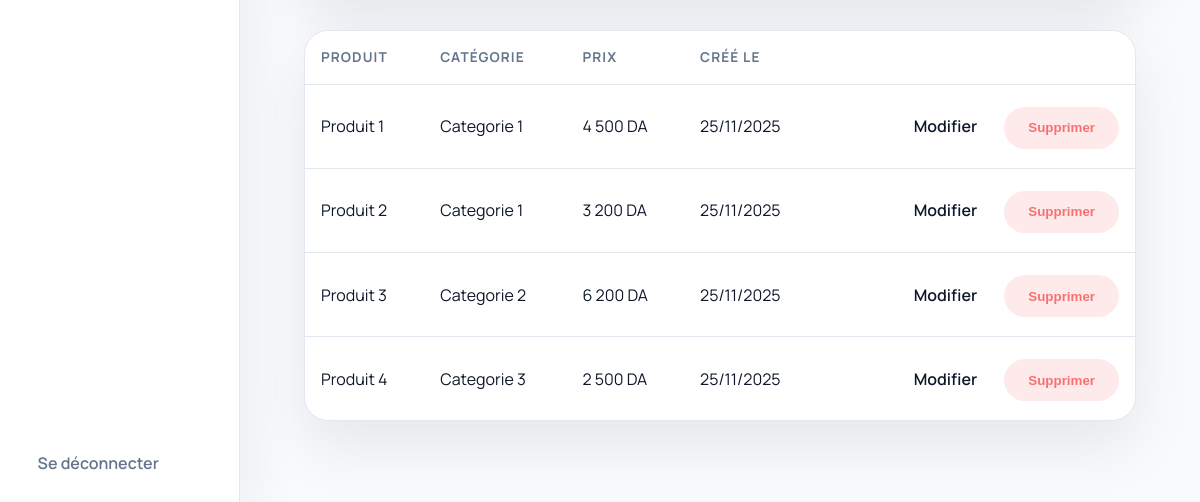
The page /admin/products.php (signed in, lower part) on the database as committed earlier.
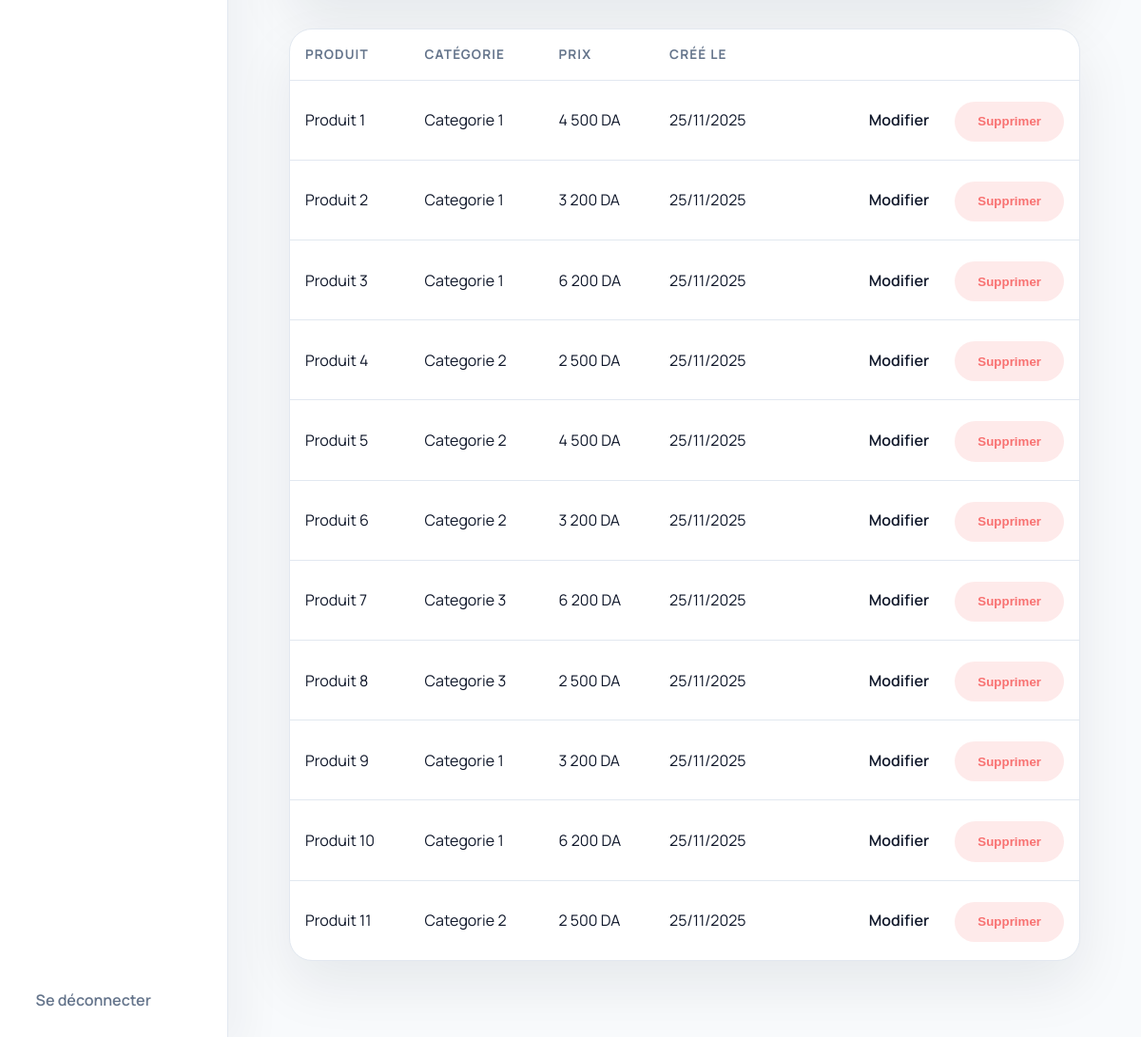
The same page on the database as committed later.
### tables this page shows
CREATE TABLE IF NOT EXISTS products (
  id INT AUTO_INCREMENT PRIMARY KEY,
  category_id INT NULL,
  name VARCHAR(255) NOT NULL,
  price DECIMAL(10,2) NOT NULL,
  image VARCHAR(255),
  description TEXT,
  created_at TIMESTAMP DEFAULT CURRENT_TIMESTAMP,
  FOREIGN KEY (category_id) REFERENCES categories(id) ON DELETE SET NULL
);

CREATE TABLE IF NOT EXISTS categories (
  id INT AUTO_INCREMENT PRIMARY KEY,
  name VARCHAR(150) NOT NULL
);

### private/config.php (called while the page is built, shortened)
<?php
function sanitize(string $value): string
{
    return htmlspecialchars($value, ENT_QUOTES, 'UTF-8');
}

### admin/products.php (the view, shortened to what this page needs)
<?php
require __DIR__ . '/includes/header.php';
$res = $connection->query('SELECT p.*, c.name AS category_name FROM products p LEFT JOIN categories c ON c.id = p.category_id ORDER BY p.created_at DESC');
$products = $res ? $res->fetch_all(MYSQLI_ASSOC) : [];
?>
<section class="dashboard">
    <div class="table-card">
        <table>
            <thead>
                <tr>
                    <th>Produit</th>
                    <th>Catégorie</th>
                    <th>Prix</th>
                    <th>Créé le</th>
                    <th></th>
                </tr>
            </thead>
            <tbody>
                <?php if (empty($products)): ?>
                    <tr>
                        <td colspan="5" class="empty-state">Aucune référence pour le moment.</td>
                    </tr>
                <?php else: ?>
                    <?php foreach ($products as $product): ?>
                        <tr>
                            <td><?= sanitize($product['name']); ?></td>
                            <td><?= sanitize($product['category_name'] ?? '—'); ?></td>
                            <td><?= number_format((float) $product['price'], 0, ',', ' '); ?> DA</td>
                            <td><?= sanitize(date('d/m/Y', strtotime($product['created_at']))); ?></td>
                            <td style="text-align: right;">
                                <a class="btn" href="products.php?edit=<?= (int) $product['id']; ?>">Modifier</a>
                                <form method="post" style="display: inline;"
                                    onsubmit="return confirm('Supprimer ce produit ?');">
                                    <button class="btn" type="submit"
                                        style="background: rgba(248,113,113,0.15); color: #f87171;">Supprimer</button>
                                </form>
                            </td>
                        </tr>
                    <?php endforeach; ?>
                <?php endif; ?>
            </tbody>
        </table>
    </div>
</section>
<?php require __DIR__ . '/includes/footer.php'; ?>

Rows that differ between the two databases and show on the page:
changed products "Produit 3": category.name "Categorie 2" → "Categorie 1"
changed products "Produit 4": category.name "Categorie 3" → "Categorie 2"
added products: name "Produit 5", category.name "Categorie 2", price "4 500", created_at "25/11/2025"
added products: name "Produit 6", category.name "Categorie 2", price "3 200", created_at "25/11/2025"
added products: name "Produit 7", category.name "Categorie 3", price "6 200", created_at "25/11/2025"
added products: name "Produit 8", category.name "Categorie 3", price "2 500", created_at "25/11/2025"
added products: name "Produit 9", category.name "Categorie 1", price "3 200", created_at "25/11/2025"
added products: name "Produit 10", category.name "Categorie 1", price "6 200", created_at "25/11/2025"
added products: name "Produit 11", category.name "Categorie 2", price "2 500", created_at "25/11/2025"
